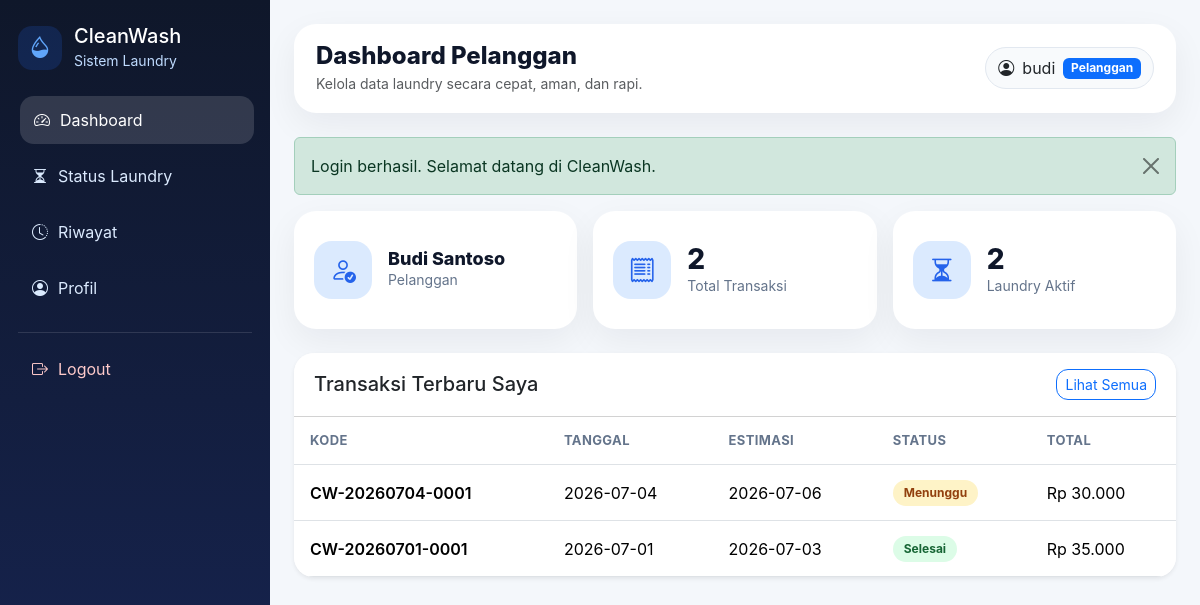
The page /index.php?page=pelanggan/dashboard (signed in) on the database its author committed.
### tables this page shows
CREATE TABLE `pelanggan` (
  `id` int(11) NOT NULL,
  `user_id` int(11) NOT NULL,
  `nama` varchar(100) NOT NULL,
  `no_hp` varchar(20) NOT NULL,
  `alamat` text NOT NULL,
  `created_at` timestamp NOT NULL DEFAULT current_timestamp(),
  `updated_at` timestamp NOT NULL DEFAULT current_timestamp() ON UPDATE current_timestamp()
);

CREATE TABLE `users` (
  `id` int(11) NOT NULL,
  `username` varchar(50) NOT NULL,
  `email` varchar(100) NOT NULL,
  `password` varchar(255) NOT NULL,
  `role` enum('admin','pelanggan') NOT NULL,
  `created_at` timestamp NOT NULL DEFAULT current_timestamp(),
  `updated_at` timestamp NOT NULL DEFAULT current_timestamp() ON UPDATE current_timestamp()
);

CREATE TABLE `transaksi` (
  `id` int(11) NOT NULL,
  `kode_transaksi` varchar(30) NOT NULL,
  `pelanggan_id` int(11) NOT NULL,
  `tanggal_masuk` date NOT NULL,
  `tanggal_selesai_est` date NOT NULL,
  `status` enum('Menunggu','Dicuci','Dikeringkan','Disetrika','Selesai','Diambil') NOT NULL DEFAULT 'Menunggu',
  `total_harga` decimal(12,2) NOT NULL DEFAULT 0.00,
  `created_at` timestamp NOT NULL DEFAULT current_timestamp(),
  `updated_at` timestamp NOT NULL DEFAULT current_timestamp() ON UPDATE current_timestamp()
);

### controllers/BaseController.php (called while the page is built, shortened)
<?php
abstract class BaseController
{
    protected function view(string $view, array $data = []): void
    {
        extract($data);
        $viewFile = __DIR__ . '/../views/' . $view . '.php';
        require __DIR__ . '/../views/layouts/header.php';
        require $viewFile;
        require __DIR__ . '/../views/layouts/footer.php';
    }
}

### controllers/CustomerController.php (called while the page is built, shortened)
<?php
class CustomerController extends BaseController
{
    private Pelanggan $pelangganModel;
    private Transaksi $transaksiModel;
    public function __construct(mysqli $db, Auth $auth)
    {
        $this->pelangganModel = new Pelanggan($db);
        $this->transaksiModel = new Transaksi($db);
    }
    public function dashboard(): void
    {
        $pelanggan = $this->pelangganModel->getByUserId((int)$_SESSION['user']['id']);
        $transaksi = $pelanggan ? $this->transaksiModel->getByPelangganId((int)$pelanggan['id']) : [];
        $aktif = array_filter($transaksi, fn($row) => $row['status'] !== 'Diambil');
        $this->view('pelanggan/dashboard', [
            'title' => 'Dashboard Pelanggan',
            'pelanggan' => $pelanggan,
            'transaksi' => array_slice($transaksi, 0, 5),
            'totalTransaksi' => count($transaksi),
            'transaksiAktif' => count($aktif),
        ]);
    }
}

### index.php (called while the page is built, shortened)
<?php
require_once __DIR__ . '/config/helpers.php';
require_once __DIR__ . '/models/Pelanggan.php';
require_once __DIR__ . '/models/Transaksi.php';
require_once __DIR__ . '/controllers/BaseController.php';
require_once __DIR__ . '/controllers/AdminController.php';
require_once __DIR__ . '/controllers/LaporanController.php';
require_once __DIR__ . '/controllers/CustomerController.php';
try {
    $db = (new Database())->getConnection();
    $userModel = new User($db);
    $auth = new Auth($userModel);
    $page = $_GET['page'] ?? 'login';
    match ($page) {
        'login' => (new AuthController($db, $auth))->login(),
        'register' => (new AuthController($db, $auth))->register(),
        'logout' => (new AuthController($db, $auth))->logout(),
        'admin/dashboard' => (new AdminController($db, $auth))->dashboard(),
        'admin/pelanggan' => (new PelangganController($db, $auth))->index(),
        'admin/pelanggan/create' => (new PelangganController($db, $auth))->create(),
        'admin/pelanggan/edit' => (new PelangganController($db, $auth))->edit(),
        'admin/pelanggan/delete' => (new PelangganController($db, $auth))->delete(),
        'admin/layanan' => (new LayananController($db, $auth))->index(),
        'admin/layanan/create' => (new LayananController($db, $auth))->create(),
        'admin/layanan/edit' => (new LayananController($db, $auth))->edit(),
        'admin/layanan/delete' => (new LayananController($db, $auth))->delete(),
        'admin/transaksi' => (new TransaksiController($db, $auth))->index(),
        'admin/transaksi/create' => (new TransaksiController($db, $auth))->create(),
        'admin/transaksi/edit' => (new TransaksiController($db, $auth))->edit(),
        'admin/transaksi/detail' => (new TransaksiController($db, $auth))->detail(),
        'admin/transaksi/status' => (new TransaksiController($db, $auth))->updateStatus(),
        'admin/transaksi/delete' => (new TransaksiController($db, $auth))->delete(),
        'admin/laporan' => (new LaporanController($db, $auth))->index(),
        'admin/users' => (new UserController($db, $auth))->index(),
        'admin/users/role' => (new UserController($db, $auth))->updateRole(),
        'pelanggan/dashboard' => (new CustomerController($db, $auth))->dashboard(),
        'pelanggan/status' => (new CustomerController($db, $auth))->status(),
        'pelanggan/riwayat' => (new CustomerController($db, $auth))->riwayat(),
        'pelanggan/profil' => (new CustomerController($db, $auth))->profil(),
        default => redirect($auth->check() ? ($_SESSION['user']['role'] === 'admin' ? 'admin/dashboard' : 'pelanggan/dashboard') : 'login'),
    };
} catch (Throwable $e) {
    http_response_code(500);
    $message = e($e->getMessage());
    ?>
    <!doctype html>
    <html lang="id">
    <head>
        <meta charset="utf-8">
        <meta name="viewport" content="width=device-width, initial-scale=1">
        <title>Kesalahan Aplikasi - CleanWash</title>
        <link href="https://cdn.jsdelivr.net/npm/bootstrap@5.3.3/dist/css/bootstrap.min.css" rel="stylesheet">
        <link href="assets/css/style.css" rel="stylesheet">
    </head>
    <body class="bg-light">
        <div class="container py-5">
            <div class="row justify-content-center">
                <div class="col-lg-7">
                    <div class="card border-0 shadow-sm">
                        <div class="card-body p-4 p-md-5">
                            <h3 class="fw-bold text-danger mb-3">Aplikasi belum bisa dijalankan</h3>
                            <p class="mb-3"><?= $message ?></p>
                            <div class="alert alert-info">
                                <strong>Solusi cepat:</strong> pastikan MySQL XAMPP aktif dan database <code>db_laundry</code> sudah dibuat dengan menjalankan script <code>database/laundry.sql</code> melalui CMD/Shell XAMPP.
                            </div>
                            <a href="README.md" class="btn btn-primary">Lihat README</a>
                        </div>
                    </div>
                </div>
            </div>
        </div>
    </body>
    </html>
    <?php
}

### models/Pelanggan.php (called while the page is built, shortened)
<?php
class Pelanggan
{
    private mysqli $db;
    public function __construct(mysqli $db)
    {
        $this->db = $db;
    }
    public function getByUserId(int $userId): ?array
    {
        $sql = "SELECT p.*, u.username, u.email, u.id AS user_id
                FROM pelanggan p
                JOIN users u ON p.user_id = u.id
                WHERE p.user_id = ? LIMIT 1";
        $stmt = $this->db->prepare($sql);
        $stmt->bind_param('i', $userId);
        $stmt->execute();
        $row = $stmt->get_result()->fetch_assoc();
        return $row ?: null;
    }
}

### models/Transaksi.php (called while the page is built, shortened)
<?php
class Transaksi
{
    private mysqli $db;
    public function __construct(mysqli $db)
    {
        $this->db = $db;
    }
    public function getByPelangganId(int $pelangganId): array
    {
        $sql = "SELECT * FROM transaksi WHERE pelanggan_id = ? ORDER BY id DESC";
        $stmt = $this->db->prepare($sql);
        $stmt->bind_param('i', $pelangganId);
        $stmt->execute();
        return $stmt->get_result()->fetch_all(MYSQLI_ASSOC);
    }
}

### views/pelanggan/dashboard.php (the view, shortened to what this page needs)
<div class="row g-3 mb-4">
    <div class="col-md-4">
        <div class="stat-card">
            <div class="stat-icon"><i class="bi bi-person-check"></i></div>
            <div><div class="stat-number small-text"><?= e($pelanggan['nama'] ?? '-') ?></div><div class="stat-label">Pelanggan</div></div>
        </div>
    </div>
    <div class="col-md-4">
        <div class="stat-card">
            <div class="stat-icon"><i class="bi bi-receipt"></i></div>
            <div><div class="stat-number"><?= e($totalTransaksi) ?></div><div class="stat-label">Total Transaksi</div></div>
        </div>
    </div>
    <div class="col-md-4">
        <div class="stat-card">
            <div class="stat-icon"><i class="bi bi-hourglass-split"></i></div>
            <div><div class="stat-number"><?= e($transaksiAktif) ?></div><div class="stat-label">Laundry Aktif</div></div>
        </div>
    </div>
</div>
<div class="card border-0 shadow-sm">
    <div class="card-header bg-white d-flex justify-content-between align-items-center">
        <h5 class="mb-0">Transaksi Terbaru Saya</h5>
        <a href="index.php?page=pelanggan/riwayat" class="btn btn-outline-primary btn-sm">Lihat Semua</a>
    </div>
    <div class="card-body p-0">
        <div class="table-responsive">
            <table class="table align-middle mb-0">
                <thead><tr><th>Kode</th><th>Tanggal</th><th>Estimasi</th><th>Status</th><th>Total</th></tr></thead>
                <tbody>
                <?php foreach ($transaksi as $row): ?>
                    <tr>
                        <td class="fw-semibold"><?= e($row['kode_transaksi']) ?></td>
                        <td><?= e($row['tanggal_masuk']) ?></td>
                        <td><?= e($row['tanggal_selesai_est']) ?></td>
                        <td><span class="badge status-badge status-<?= strtolower($row['status']) ?>"><?= e($row['status']) ?></span></td>
                        <td><?= rupiah($row['total_harga']) ?></td>
                    </tr>
                <?php endforeach; ?>
                </tbody>
            </table>
        </div>
    </div>
</div>

### views/layouts/header.php (shortened to what this page needs)
<?php $user = $_SESSION['user'] ?? null; ?>
<!doctype html>
<html lang="id">
<head>
    <link href="https://cdn.jsdelivr.net/npm/bootstrap@5.3.3/dist/css/bootstrap.min.css" rel="stylesheet">
    <link href="https://cdn.jsdelivr.net/npm/bootstrap-icons@1.11.3/font/bootstrap-icons.min.css" rel="stylesheet">
    <link href="assets/css/style.css" rel="stylesheet">
</head>
<body>
<div class="app-wrapper">
    <aside class="sidebar">
        <div class="brand mb-4">
            <div class="brand-icon"><i class="bi bi-droplet-half"></i></div>
            <div>
                <h5 class="mb-0">CleanWash</h5>
                <small>Sistem Laundry</small>
            </div>
        </div>
        <?php if (($user['role'] ?? '') === 'admin'): ?>
            <a class="nav-link <?= current_page()==='admin/dashboard'?'active':'' ?>" href="index.php?page=admin/dashboard"><i class="bi bi-speedometer2"></i> Dashboard</a>
            <a class="nav-link <?= str_starts_with(current_page(),'admin/pelanggan')?'active':'' ?>" href="index.php?page=admin/pelanggan"><i class="bi bi-people"></i> Pelanggan</a>
            <a class="nav-link <?= str_starts_with(current_page(),'admin/layanan')?'active':'' ?>" href="index.php?page=admin/layanan"><i class="bi bi-bag-check"></i> Layanan</a>
            <a class="nav-link <?= str_starts_with(current_page(),'admin/transaksi')?'active':'' ?>" href="index.php?page=admin/transaksi"><i class="bi bi-receipt"></i> Transaksi</a>
            <a class="nav-link <?= str_starts_with(current_page(),'admin/laporan')?'active':'' ?>" href="index.php?page=admin/laporan"><i class="bi bi-file-earmark-bar-graph"></i> Laporan</a>
            <a class="nav-link <?= str_starts_with(current_page(),'admin/users')?'active':'' ?>" href="index.php?page=admin/users"><i class="bi bi-person-gear"></i> Kelola User</a>
        <?php else: ?>
            <a class="nav-link <?= current_page()==='pelanggan/dashboard'?'active':'' ?>" href="index.php?page=pelanggan/dashboard"><i class="bi bi-speedometer2"></i> Dashboard</a>
            <a class="nav-link <?= current_page()==='pelanggan/status'?'active':'' ?>" href="index.php?page=pelanggan/status"><i class="bi bi-hourglass-split"></i> Status Laundry</a>
            <a class="nav-link <?= current_page()==='pelanggan/riwayat'?'active':'' ?>" href="index.php?page=pelanggan/riwayat"><i class="bi bi-clock-history"></i> Riwayat</a>
            <a class="nav-link <?= current_page()==='pelanggan/profil'?'active':'' ?>" href="index.php?page=pelanggan/profil"><i class="bi bi-person-circle"></i> Profil</a>
        <?php endif; ?>
        <div class="sidebar-footer">
            <a class="nav-link logout" href="index.php?page=logout"><i class="bi bi-box-arrow-right"></i> Logout</a>
        </div>
    </aside>
    <main class="main-content">
        <nav class="topbar mb-4">
            <div>
                <h4 class="page-title mb-0"><?= e($title ?? 'CleanWash') ?></h4>
                <small class="text-muted">Kelola data laundry secara cepat, aman, dan rapi.</small>
            </div>
            <div class="user-chip">
                <i class="bi bi-person-circle"></i>
                <span><?= e($user['username'] ?? 'User') ?></span>
                <span class="badge text-bg-primary text-capitalize"><?= e($user['role'] ?? '') ?></span>
            </div>
        </nav>

### assets/css/style.css (style rules this page uses)
:root { --primary: #2563eb; --primary-dark: #1e40af; --bg-soft: #f4f7fb; --sidebar: #0f172a; --text-muted: #64748b; }
* { box-sizing: border-box; }
body { background: var(--bg-soft); font-family: Inter, system-ui, -apple-system, BlinkMacSystemFont, "Segoe UI", sans-serif; }
.app-wrapper { min-height: 100vh; display: flex; }
.sidebar { width: 270px; min-height: 100vh; background: linear-gradient(180deg, #0f172a, #172554); color: #fff; padding: 24px 18px; position: fixed; left: 0; top: 0; bottom: 0; overflow-y: auto; }
.main-content { margin-left: 270px; width: calc(100% - 270px); padding: 24px; }
.brand { display: flex; align-items: center; gap: 12px; }
.brand small { color: #bfdbfe; }
.brand-icon { width: 44px; height: 44px; border-radius: 14px; background: rgba(37, 99, 235, .18); display: grid; place-items: center; color: #60a5fa; font-size: 22px; }
.sidebar .nav-link { color: #dbeafe; padding: 12px 14px; border-radius: 14px; margin-bottom: 8px; display: flex; align-items: center; gap: 10px; transition: .2s; }
.sidebar .nav-link:hover, .sidebar .nav-link.active { background: rgba(255,255,255,.14); color: #fff; transform: translateX(2px); }
.sidebar-footer { border-top: 1px solid rgba(255,255,255,.12); padding-top: 12px; margin-top: 20px; }
.sidebar .logout { color: #fecaca; }
.topbar { background: #fff; border-radius: 22px; padding: 18px 22px; box-shadow: 0 12px 35px rgba(15,23,42,.06); display: flex; justify-content: space-between; align-items: center; gap: 16px; }
.page-title { font-weight: 800; color: #0f172a; }
.user-chip { background: #f8fafc; border: 1px solid #e2e8f0; border-radius: 999px; padding: 8px 12px; display: flex; align-items: center; gap: 8px; }
.card { border-radius: 20px; overflow: hidden; }
.card-header { padding: 16px 20px; }
.table thead th { font-size: 13px; text-transform: uppercase; letter-spacing: .03em; color: #64748b; }
.table td, .table th { padding: 14px 16px; }
.btn { border-radius: 12px; }
.stat-card { background: #fff; border-radius: 22px; padding: 20px; display: flex; gap: 16px; align-items: center; box-shadow: 0 12px 35px rgba(15,23,42,.06); min-height: 118px; }
.stat-icon { width: 58px; height: 58px; border-radius: 18px; background: #dbeafe; color: var(--primary); display: grid; place-items: center; font-size: 26px; flex-shrink: 0; }
.stat-number { font-size: 28px; font-weight: 800; color: #0f172a; line-height: 1.1; }
.stat-number.small-text { font-size: 18px; }
.stat-label { color: var(--text-muted); font-size: 14px; }
.status-badge { border-radius: 999px; padding: 7px 11px; }
.status-menunggu { background: #fef3c7; color: #92400e; }
.status-selesai { background: #dcfce7; color: #166534; }

### rows shown on the page
pelanggan: user.username "budi", nama "Budi Santoso"
transaksi: kode_transaksi "CW-20260704-0001", tanggal_masuk "2026-07-04", tanggal_selesai_est "2026-07-06", status "Menunggu", total_harga "Rp 30.000"
transaksi: kode_transaksi "CW-20260701-0001", tanggal_masuk "2026-07-01", tanggal_selesai_est "2026-07-03", status "Selesai", total_harga "Rp 35.000"

### other values the page prints
$title "Dashboard Pelanggan"
$user['role'] "Pelanggan"
$message "Login berhasil. Selamat datang di CleanWash."
$totalTransaksi "2"
$transaksiAktif "2"
